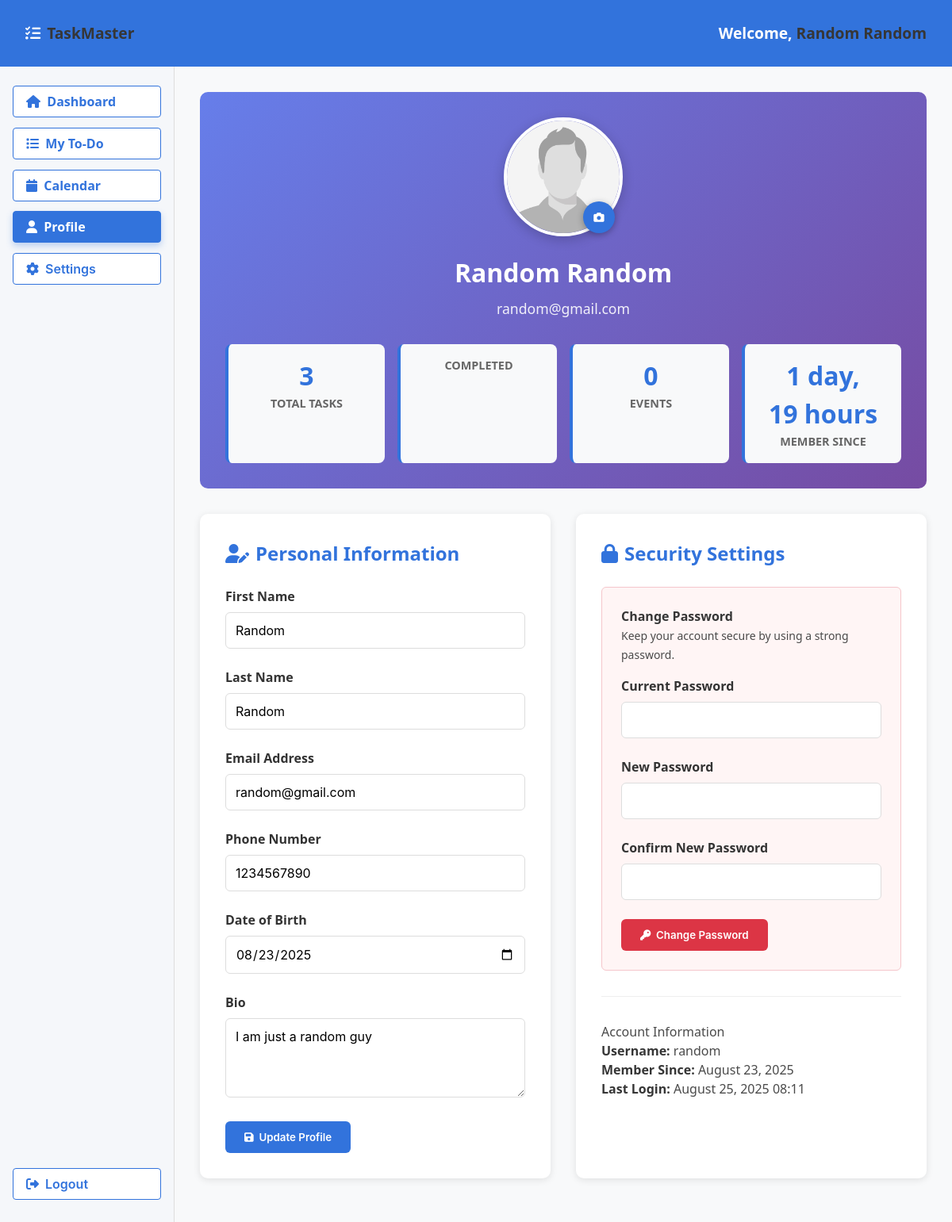
Screenshot of /profile/ (signed in) with the database file from the repository.
### mainapp/models.py (models this page shows, shortened)
class UserProfile(models.Model):
    user = models.OneToOneField(User, on_delete=models.CASCADE, related_name='profile')
    profile_photo = models.ImageField(upload_to='profile_photos/', null=True, blank=True)
    bio = models.TextField(max_length=500, blank=True)
    phone = models.CharField(max_length=15, blank=True)
    date_of_birth = models.DateField(null=True, blank=True)
    created_at = models.DateTimeField(auto_now_add=True)
    updated_at = models.DateTimeField(auto_now=True)
    def get_profile_photo_url(self):
        if self.profile_photo:
            return self.profile_photo.url
        return "https://via.placeholder.com/150x150/3273dc/fff?text=" + self.user.username[:2].upper()

### mainapp/views.py (the view)
# urls.py: path('profile/', views.profile_view, name='profile'),
@login_required
def profile_view(request):
    user = request.user
    profile, created = UserProfile.objects.get_or_create(user=user)
    context = {
        'username': user.get_full_name() or user.username,
        'user': user,
        'profile': profile,
    }
    return render(request, 'mainapp/profile.html', context)

### templates/mainapp/profile.html (shortened to what this page needs)
{% load static %}
<!DOCTYPE html>
<html lang="en">
<head>
    <link rel="stylesheet" href="https://cdnjs.cloudflare.com/ajax/libs/font-awesome/6.4.0/css/all.min.css">
    <link rel="stylesheet" href="https://cdn.jsdelivr.net/npm/bulma@0.9.4/css/bulma.min.css">
</head>
<body>
    <div id="dashboard-container">
        <div id="navbar">
            <div class="navbar-brand">
                <i class="fas fa-tasks"></i>
                <strong>TaskMaster</strong>
            </div>
            <div>
                Welcome, <strong>{{ username }}</strong>
            </div>
        </div>
        <div id="main-content">
            <aside id="sidebar">
                <a href="{% url 'home' %}" class="button">
                    <i class="fas fa-home"></i>&nbsp;&nbsp;Dashboard
                </a>
                <a href="{% url 'todolist' %}" class="button">
                    <i class="fas fa-list"></i>&nbsp;&nbsp;My To-Do
                </a>
                <a href="{% url 'calendar' %}" class="button">
                    <i class="fas fa-calendar"></i>&nbsp;&nbsp;Calendar
                </a>
                <a href="{% url 'profile' %}" class="button is-active">
                    <i class="fas fa-user"></i>&nbsp;&nbsp;Profile
                </a>
                <button class="button" type="button">
                    <i class="fas fa-cog"></i>&nbsp;&nbsp;Settings
                </button>
                <form id="logout-form" method="post" action="{% url 'logout' %}">
                    <button type="submit" class="button is-danger">
                        <i class="fas fa-sign-out-alt"></i>&nbsp;&nbsp;Logout
                    </button>
                </form>
            </aside>
            <section id="content-area">
                <div class="profile-header">
                    <div class="profile-photo-container">
                        <img src="{{ profile.get_profile_photo_url }}" alt="Profile Photo" class="profile-photo" id="profilePhotoImg">
                        <button class="photo-upload-btn" onclick="document.getElementById('photoInput').click()">
                            <i class="fas fa-camera"></i>
                        </button>
                    </div>
                    <h1 class="profile-name">{{ user.get_full_name|default:user.username }}</h1>
                    <p class="profile-email">{{ user.email|default:"No email provided" }}</p>
                    <div class="stats-grid">
                        <div class="stat-card">
                            <div class="stat-number">{{ user.tasks.count }}</div>
                            <div class="stat-label">Total Tasks</div>
                        </div>
                        <div class="stat-card">
                            <div class="stat-label">Completed</div>
                        </div>
                        <div class="stat-card">
                            <div class="stat-number">{{ user.calendar_events.count }}</div>
                            <div class="stat-label">Events</div>
                        </div>
                        <div class="stat-card">
                            <div class="stat-number">{{ user.date_joined|timesince }}</div>
                            <div class="stat-label">Member Since</div>
                        </div>
                    </div>
                </div>
                <div class="profile-cards">
                    <div class="profile-card">
                        <h2 class="card-title">
                            <i class="fas fa-user-edit"></i>
                            Personal Information
                        </h2>
                        <form method="post" action="{% url 'update_profile' %}">
                            <div class="form-group">
                                <label for="first_name">First Name</label>
                                <input type="text" id="first_name" name="first_name" value="{{ user.first_name }}" placeholder="Enter your first name">
                            </div>
                            <div class="form-group">
                                <label for="last_name">Last Name</label>
                                <input type="text" id="last_name" name="last_name" value="{{ user.last_name }}" placeholder="Enter your last name">
                            </div>
                            <div class="form-group">
                                <label for="email">Email Address</label>
                                <input type="email" id="email" name="email" value="{{ user.email }}" placeholder="Enter your email">
                            </div>
                            <div class="form-group">
                                <label for="phone">Phone Number</label>
                                <input type="tel" id="phone" name="phone" value="{{ profile.phone }}" placeholder="Enter your phone number">
                            </div>
                            <div class="form-group">
                                <label for="date_of_birth">Date of Birth</label>
                                <input type="date" id="date_of_birth" name="date_of_birth" value="{{ profile.date_of_birth|date:'Y-m-d' }}">
                            </div>
                            <div class="form-group">
                                <label for="bio">Bio</label>
                                <textarea id="bio" name="bio" placeholder="Tell us about yourself">{{ profile.bio }}</textarea>
                            </div>
                            <button type="submit" class="btn-primary">
                                <i class="fas fa-save"></i>&nbsp;&nbsp;Update Profile
                            </button>
                        </form>
                    </div>
                    <div class="profile-card">
                        <h2 class="card-title">
                            <i class="fas fa-lock"></i>
                            Security Settings
                        </h2>
                        <div class="password-form">
                            <p style="margin-bottom: 1rem;">
                                <strong>Change Password</strong><br>
                                <small>Keep your account secure by using a strong password.</small>
                            </p>
                            <form method="post" action="{% url 'change_password' %}">
                                <div class="form-group">
                                    <label for="old_password">Current Password</label>
                                    <input type="password" id="old_password" name="old_password" required>
                                </div>
                                <div class="form-group">
                                    <label for="new_password1">New Password</label>
                                    <input type="password" id="new_password1" name="new_password1" required>
                                </div>
                                <div class="form-group">
                                    <label for="new_password2">Confirm New Password</label>
                                    <input type="password" id="new_password2" name="new_password2" required>
                                </div>
                                <button type="submit" class="btn-danger">
                                    <i class="fas fa-key"></i>&nbsp;&nbsp;Change Password
                                </button>
                            </form>
                        </div>
                        <div style="margin-top: 2rem; padding-top: 2rem; border-top: 1px solid #eee;">
                            <h3>Account Information</h3>
                            <p><strong>Username:</strong> {{ user.username }}</p>
                            <p><strong>Member Since:</strong> {{ user.date_joined|date:"F d, Y" }}</p>
                            <p><strong>Last Login:</strong> {{ user.last_login|date:"F d, Y H:i" }}</p>
                        </div>
                    </div>
                </div>
            </section>
        </div>
    </div>
</body>
</html>

### templates/mainapp/profile.html (style rules this page uses)
html, body { height: 100%; margin: 0; font-family: 'Segoe UI', Tahoma, Geneva, Verdana, sans-serif; overflow: hidden; }
#dashboard-container { display: flex; height: 100vh; flex-direction: column; }
#navbar { background-color: #3273dc; color: white; padding: 1rem 2rem; font-weight: 600; font-size: 1.2rem; display: flex; align-items: center; justify-content: space-between; box-shadow: 0 2px 6px rgba(50, 50, 93, 0.2); }
.navbar-brand { display: flex; align-items: center; gap: 0.5rem; }
#main-content { flex: 1; display: flex; overflow: hidden; }
#sidebar { width: 220px; background-color: #f5f7fa; border-right: 1px solid #ddd; padding: 1.5rem 1rem; box-sizing: border-box; display: flex; flex-direction: column; }
#sidebar .button, #sidebar a.button { justify-content: flex-start; font-weight: 600; color: #3273dc; border: 1px solid #3273dc; background: white; width: 100%; margin-bottom: 0.8rem; transition: background-color 0.3s ease, color 0.3s ease; text-decoration: none; display: flex; align-items: center; }
#sidebar .button:hover, #sidebar .button.is-active, #sidebar a.button:hover, #sidebar a.button.is-active { background-color: #3273dc; color: white; box-shadow: 0 4px 8px rgba(50, 115, 220, 0.3); }
form#logout-form { margin-top: auto; }
#content-area { flex: 1; padding: 2rem; overflow-y: auto; background-color: #f8f9fa; }
.profile-header { background: linear-gradient(135deg, #667eea 0%, #764ba2 100%); color: white; border-radius: 10px; padding: 2rem; margin-bottom: 2rem; text-align: center; }
.profile-photo-container { position: relative; display: inline-block; margin-bottom: 1rem; }
.profile-photo { width: 150px; height: 150px; border-radius: 50%; border: 4px solid white; object-fit: cover; box-shadow: 0 4px 15px rgba(0,0,0,0.2); }
.photo-upload-btn { position: absolute; bottom: 10px; right: 10px; background: #3273dc; color: white; border: none; border-radius: 50%; width: 40px; height: 40px; cursor: pointer; box-shadow: 0 2px 8px rgba(0,0,0,0.3); transition: background-color 0.3s ease; }
.profile-name { font-size: 2rem; font-weight: 700; margin-bottom: 0.5rem; }
.profile-email { font-size: 1.1rem; opacity: 0.9; }
.profile-cards { display: grid; grid-template-columns: 1fr 1fr; gap: 2rem; margin-bottom: 2rem; }
.profile-card { background: white; border-radius: 10px; padding: 2rem; box-shadow: 0 2px 10px rgba(0,0,0,0.1); }
.card-title { font-size: 1.5rem; font-weight: 700; color: #3273dc; margin-bottom: 1.5rem; display: flex; align-items: center; gap: 0.5rem; }
.form-group { margin-bottom: 1.5rem; }
.form-group label { display: block; font-weight: 600; margin-bottom: 0.5rem; color: #333; }
.form-group input, .form-group textarea { width: 100%; padding: 0.75rem; border: 1px solid #ddd; border-radius: 6px; font-size: 1rem; transition: border-color 0.3s ease; }
.form-group textarea { resize: vertical; min-height: 100px; }
.btn-primary { background: #3273dc; color: white; border: none; padding: 0.75rem 1.5rem; border-radius: 6px; font-weight: 600; cursor: pointer; transition: background-color 0.3s ease; }
.btn-danger { background: #dc3545; color: white; border: none; padding: 0.75rem 1.5rem; border-radius: 6px; font-weight: 600; cursor: pointer; transition: background-color 0.3s ease; }
.password-form { background: #fff5f5; border: 1px solid #f5c6cb; border-radius: 6px; padding: 1.5rem; }
.stats-grid { display: grid; grid-template-columns: repeat(auto-fit, minmax(150px, 1fr)); gap: 1rem; margin-top: 2rem; }
.stat-card { background: #f8f9fa; padding: 1rem; border-radius: 8px; text-align: center; border-left: 4px solid #3273dc; }
.stat-number { font-size: 2rem; font-weight: 700; color: #3273dc; }
.stat-label { font-size: 0.9rem; color: #666; text-transform: uppercase; font-weight: 600; }

### rows the page displays
UserProfile: get_profile_photo_url (placeholder picture), phone "1234567890", date_of_birth "08/23/2025", bio "I am just a random guy"

### other values shown
{{ username }} "Random Random"
{{ user.get_full_name|default:user.username }} "Random Random"
{{ user.email|default:"No email provided" }} "random@gmail.com"
{{ user.tasks.count }} "3"
{{ user.calendar_events.count }} "0"
{{ user.date_joined|timesince }} "1 day, 19 hours"
{{ user.username }} "random"
{{ user.date_joined|date:"F d, Y" }} "August 23, 2025"
{{ user.last_login|date:"F d, Y H:i" }} "August 25, 2025 08:11"
